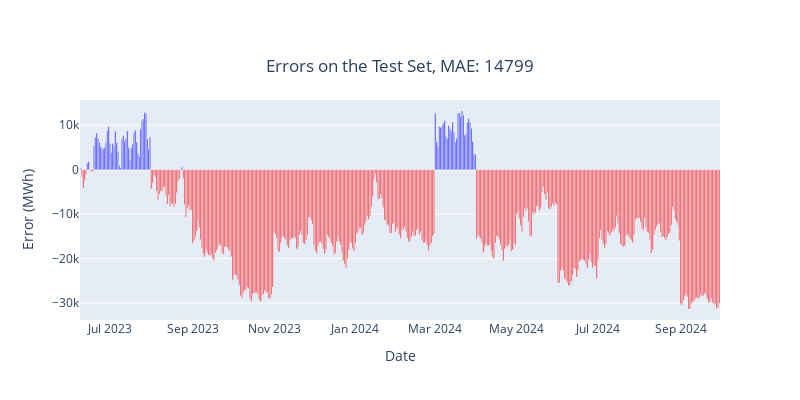

The notebook cell this image was saved under:
### Code cell
fig = go.Figure()
fig.add_trace(
    go.Bar(
        x = error_df.date,
        y = error_df.errors,
        marker_color = error_df.color
    )
)
fig.update_layout(
    title={"text": f"Errors on the Test Set, MAE: {mae:.0f}", "xanchor": 'center', 'x': 0.5, 'y':0.85},
    xaxis_title="Date",
    yaxis_title="Error (MWh)",
    height=400,
    width=800
)
fig.show()
fig.write_image("errors.png")

### Figure 1 — Plotly figure (JSON) as saved in the notebook; plotly's stock layout.template omitted (floating-point values rounded to 4 significant figures; data arrays with more than 128 entries replaced by an {"elided": "..."} marker saying what was removed)
{"data": [{"marker": {"color": {"elided": "480 str values"}}, "type": "bar", "x": {"elided": "480 str values"}, "y": {"elided": "480 float values"}}], "layout": {"height": 400, "title": {"text": "Errors on the Test Set, MAE: 14799", "x": 0.5, "xanchor": "center", "y": 0.85}, "width": 800, "xaxis": {"autorange": false, "range": ["2023-06-08 12:00", "2024-09-30 12:00"], "title": {"text": "Date"}, "type": "date"}, "yaxis": {"autorange": true, "range": [-33790.0, 15680.0], "title": {"text": "Error (MWh)"}, "type": "linear"}}}
